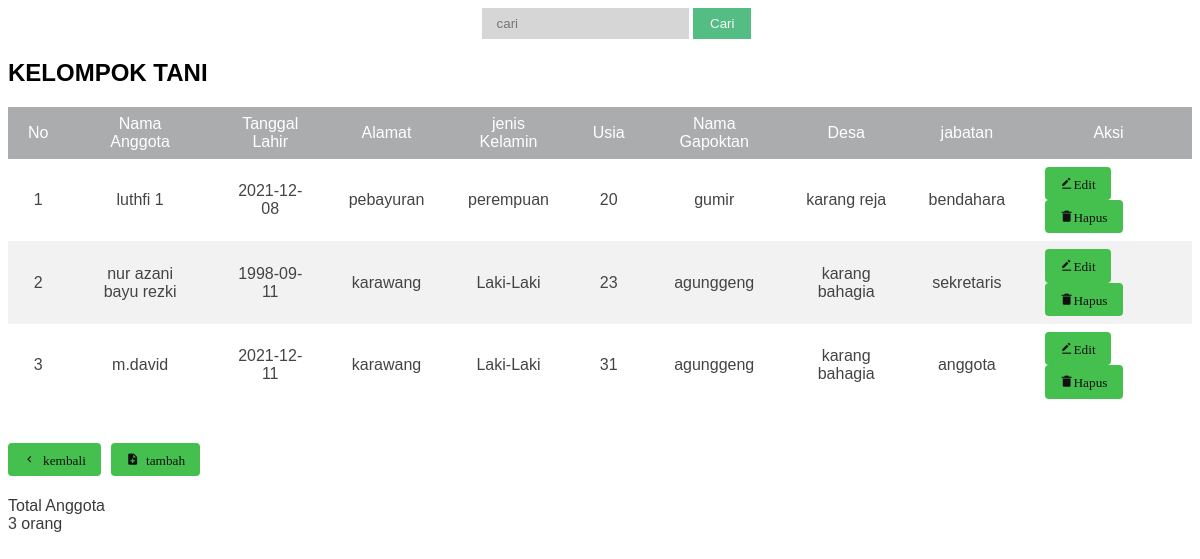
The app's page /gapoktan/index.php (signed in) with its own data.
### tables this page shows
CREATE TABLE `gapoktan` (
  `id_anggota` int(50) NOT NULL,
  `nama_anggota` varchar(128) NOT NULL,
  `lahir` varchar(50) NOT NULL,
  `alamat` varchar(50) NOT NULL,
  `jenis_kelamin` varchar(50) NOT NULL,
  `jenjang_usia` int(20) NOT NULL,
  `nama_gapoktan` varchar(50) NOT NULL,
  `nama_desa` varchar(50) NOT NULL,
  `jabatan` varchar(20) NOT NULL
);

### gapoktan/index.php (the view, shortened to what this page needs)
<?php
if (isset($_SESSION['id']) && isset($_SESSION['username'])) {
?>
    <!DOCTYPE html>
    <html lang="en">
    <head>
        <link href='https://unpkg.com/boxicons@2.0.9/css/boxicons.min.css' rel='stylesheet'>
        <link rel="stylesheet" type="text/css" href="../gapoktan/css/style2.css  ">
    </head>
    <form action="" method="get" class="cari">
        <input type="text" name="cari" class="search" placeholder="cari" autocomplete="off">
        <input type="submit" value="Cari" class="button">
    </form>
    <body>
        <h2>KELOMPOK TANI</h2>
        <table class="table" id="gapoktan">
            <thead>
                <tr>
                    <th>No</th>
                    <th>Nama Anggota</th>
                    <th>Tanggal Lahir</th>
                    <th>Alamat</th>
                    <th>jenis Kelamin</th>
                    <th>Usia</th>
                    <th>Nama Gapoktan</th>
                    <th>Desa</th>
                    <th>jabatan</th>
                    <th>Aksi</th>
                </tr>
            </thead>
            <?php
            include "../config/koneksi.php";
            $id = (!isset($_GET['cari']) ? "" : $_GET['cari']);
            if ($id == '') {
                $query = mysqli_query($conn, "SELECT * FROM gapoktan");
            } else {
                $query = mysqli_query($conn, "SELECT * FROM gapoktan where nama_anggota like  '%" . $id . "%'");
            }
            $no = 1;
            while ($data = mysqli_fetch_array($query)) {
            ?>
                <tr>
                    <td><?php echo $no++ ?></td>
                    <td><?php echo $data['nama_anggota'] ?></td>
                    <td><?php echo $data['lahir'] ?></td>
                    <td><?php echo $data['alamat'] ?></td>
                    <td><?php echo $data['jenis_kelamin'] ?></td>
                    <td><?php echo $data['jenjang_usia'] ?></td>
                    <td><?php echo $data['nama_gapoktan'] ?></td>
                    <td><?php echo $data['nama_desa'] ?></td>
                    <td><?php echo $data['jabatan'] ?></td>
                    <td>
                        <a href="edit.php?id_anggota=<?php echo $data['id_anggota'] ?>"> <button type="button" class='bx bxs-edit-alt'>Edit</button></a>
                        <a href="hapus.php?id_anggota=<?php echo $data['id_anggota'] ?>"> <button type="button" class='bx bxs-trash-alt'>Hapus</button></a>
                    </td>
                </tr>
            <?php } ?>
        </table><br><br>
        <a href="../dashboard.php"><button type="button" class='bx bx-chevron-left'> kembali</button></a>
        <a href="../gapoktan/show.php"><button type="button" class="bx bxs-file-plus"> tambah</button></a>
        <br><br><br>
        <div class="tb">
            <td>Total Anggota</td><br>
            <td><?php $jumlah = mysqli_num_rows($query); ?>
                <?php echo $jumlah; ?> orang</td>
            </td><br>
    </body>
    </html>
<?php
} else {
    header("Location:../index.php");
    exit();
}
?>

### gapoktan/css/style2.css (style rules this page uses)
body { font-family: sans-serif; }
table { font-family: sans-serif; color: #444; border-collapse: collapse; width: 100%; border: 0px solid #f2f5f7; }
.table tr th { background: #aaacad; color: #fff; font-weight: normal; }
.table, th, td { padding: 8px 20px; text-align: center; }
.table tr:nth-child(even) { background-color: #f2f2f2; }
button { float: left; background: #45bf4d; padding: 10px 15px; color: #111111; border-radius: 4px; margin-right: 10px; border: none; }
div { font-family: sans-serif; color: #393b3b; }
.search { position: relative; left: 40%; padding: 8px 15px; background: rgba(50, 50, 50, 0.2); border: 0px solid #dbdbdb; }
.button { position: relative; padding: 6px 15px; left: 40%; border: 2px solid #53bd84; background-color: #53bd84; color: #fafafa; cursor: pointer; }

### records on screen
gapoktan: nama_anggota "luthfi 1", lahir "2021-12-08", alamat "pebayuran", jenis_kelamin "perempuan", jenjang_usia "20", nama_gapoktan "gumir", nama_desa "karang reja", jabatan "bendahara"
gapoktan: nama_anggota "nur azani bayu rezki", lahir "1998-09-11", alamat "karawang", jenis_kelamin "Laki-Laki", jenjang_usia "23", nama_gapoktan "agunggeng", nama_desa "karang bahagia", jabatan "sekretaris"
gapoktan: nama_anggota "m.david", lahir "2021-12-11", alamat "karawang", jenis_kelamin "Laki-Laki", jenjang_usia "31", nama_gapoktan "agunggeng", nama_desa "karang bahagia", jabatan "anggota"

### other values on screen
$jumlah "3"
